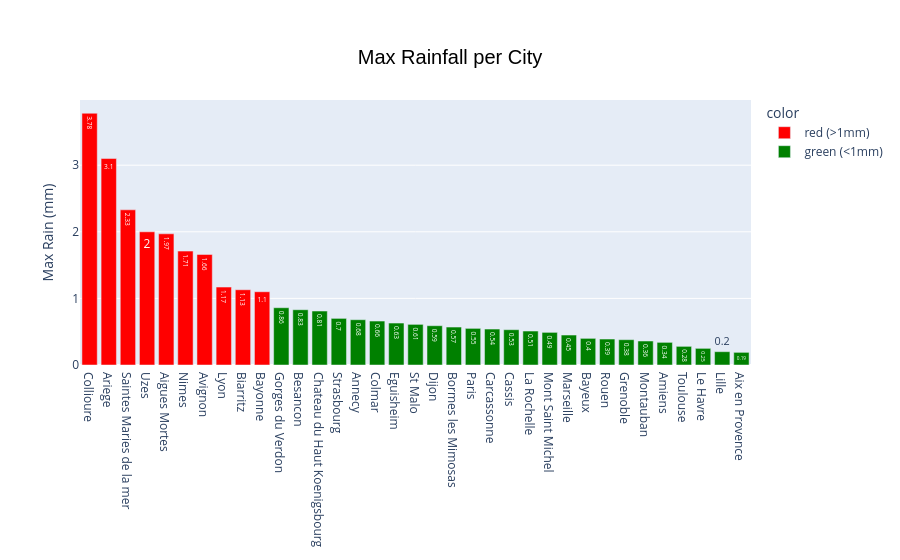

Notebook cell for this chart:
### Code cell
# Barchart of max_rain per city

import plotly.express as px

# Add a column to define the color (Red if > 1mm, Green otherwise)
weather_decision_merged_df['color'] = weather_decision_merged_df['max_rain'].apply(lambda x: 'red (>1mm)' if x > 1 else 'green (<1mm)')

# Sort the data by max_rain (from highest to lowest)
weather_decision_merged_df = weather_decision_merged_df.sort_values(by='max_rain', ascending=False)

# Create the chart with Plotly Express
fig = px.bar(weather_decision_merged_df, x='city_name', y='max_rain', 
             title="Max Rainfall per City",
             labels={'max_rain': 'Max Rain (mm)', 'city_name': 'City'},
             text='max_rain',  
             color='color',  # Color gradient based on rainfall
             color_discrete_map={'red (>1mm)': 'red', 'green (<1mm)': 'green'}  # Define the colors
            )

# Customize the title and layout
fig.update_layout(
    title={
        'text': "Max Rainfall per City",
        'x': 0.5,  # Center the title
        'xanchor': 'center',
        'yanchor': 'top',
        'font': dict(family="Arial", size=20, color="black")  # Increase size + black color
    }, # Bold and styled title
    
    xaxis_title=None  # Remove the title of the X-axis
)

# Show the figure
fig.show()

### Figure 1 — Plotly figure (JSON) as saved in the notebook; plotly's stock layout.template omitted (floating-point values rounded to 4 significant figures)
{"data": [{"alignmentgroup": "True", "hovertemplate": "color=red (>1mm)<br>City=%{x}<br>Max Rain (mm)=%{text}<extra></extra>", "legendgroup": "red (>1mm)", "marker": {"color": "red", "pattern": {"shape": ""}}, "name": "red (>1mm)", "offsetgroup": "red (>1mm)", "orientation": "v", "showlegend": true, "text": [3.78, 3.1, 2.33, 2, 1.97, 1.71, 1.66, 1.17, 1.13, 1.1], "textposition": "auto", "type": "bar", "x": ["Collioure", "Ariege", "Saintes Maries de la mer", "Uzes", "Aigues Mortes", "Nimes", "Avignon", "Lyon", "Biarritz", "Bayonne"], "xaxis": "x", "y": [3.78, 3.1, 2.33, 2, 1.97, 1.71, 1.66, 1.17, 1.13, 1.1], "yaxis": "y"}, {"alignmentgroup": "True", "hovertemplate": "color=green (<1mm)<br>City=%{x}<br>Max Rain (mm)=%{text}<extra></extra>", "legendgroup": "green (<1mm)", "marker": {"color": "green", "pattern": {"shape": ""}}, "name": "green (<1mm)", "offsetgroup": "green (<1mm)", "orientation": "v", "showlegend": true, "text": [0.86, 0.83, 0.81, 0.7, 0.68, 0.66, 0.63, 0.61, 0.59, 0.57, 0.55, 0.54, 0.53, 0.51, 0.49, 0.45, 0.4, 0.39, 0.38, 0.36, 0.34, 0.28, 0.25, 0.2, 0.19], "textposition": "auto", "type": "bar", "x": ["Gorges du Verdon", "Besancon", "Chateau du Haut Koenigsbourg", "Strasbourg", "Annecy", "Colmar", "Eguisheim", "St Malo", "Dijon", "Bormes les Mimosas", "Paris", "Carcassonne", "Cassis", "La Rochelle", "Mont Saint Michel", "Marseille", "Bayeux", "Rouen", "Grenoble", "Montauban", "Amiens", "Toulouse", "Le Havre", "Lille", "Aix en Provence"], "xaxis": "x", "y": [0.86, 0.83, 0.81, 0.7, 0.68, 0.66, 0.63, 0.61, 0.59, 0.57, 0.55, 0.54, 0.53, 0.51, 0.49, 0.45, 0.4, 0.39, 0.38, 0.36, 0.34, 0.28, 0.25, 0.2, 0.19], "yaxis": "y"}], "layout": {"barmode": "relative", "legend": {"title": {"text": "color"}, "tracegroupgap": 0}, "title": {"font": {"color": "black", "family": "Arial", "size": 20}, "text": "Max Rainfall per City", "x": 0.5, "xanchor": "center", "yanchor": "top"}, "xaxis": {"anchor": "y", "domain": [0, 1], "title": {}}, "yaxis": {"anchor": "x", "domain": [0, 1], "title": {"text": "Max Rain (mm)"}}}}
